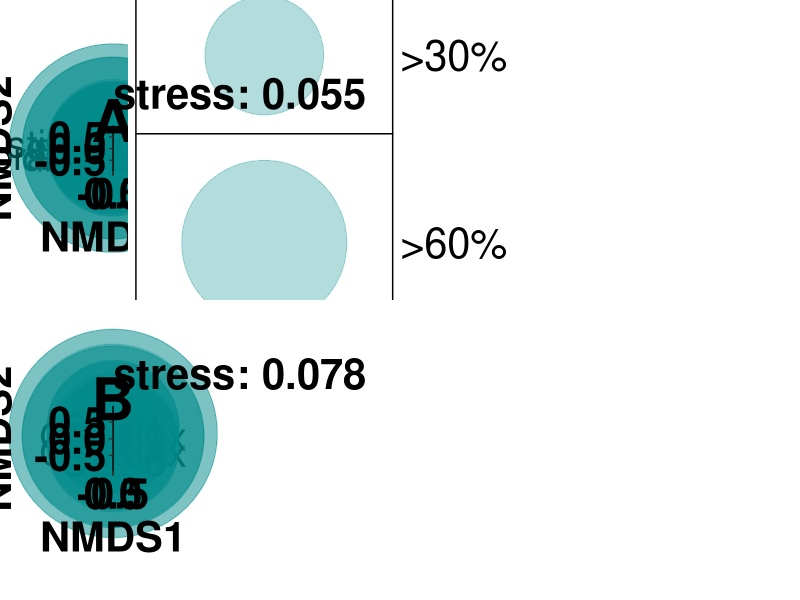

This chart was generated by the following R code:
## ---- chunk 1
knitr::opts_chunk$set(echo = TRUE)

#loading packages 

library(readr)
library(here)
library(vegan)
library(ggplot2)
library(reshape2)
library(cowplot)

#import relative lipid concentrations sorted by relative cyanobacterial biovolume

rel_lipid_conc_cyano <- read.csv(here("01_Data","Rel_lipid_conc_cyanobacteria_biovolume_ROT19.csv"), header = TRUE , sep = ";" , stringsAsFactors = FALSE, na.strings = "#NV")

#note: data frame includes two different depths: surface water (A) and chlorophyll maximum depth (B)

#note: lipid concentrations are sorted by dates of increasing cyanobacterial biovolume

## ---- chunk 2

alcohols_cyano <- rel_lipid_conc_cyano[,2:7]

rownames(alcohols_cyano) <- rel_lipid_conc_cyano$sample

meta.alcohols.cyano <-metaMDS(na.omit(alcohols_cyano), autotransform=FALSE, distance="bray", k=3, try= 100, trymax= 100)

## ---- chunk 3

FA_cyano <- rel_lipid_conc_cyano[,8:18]

#use square root transformed fatty acid data as 'arch/horseshoe' is produced with untransformed data

meta.FA.cyano <-metaMDS(sqrt(na.omit(FA_cyano)), distance="bray", autotransform=FALSE, k=3, try= 100, trymax= 100)

## ---- chunk 4

#extract NMDS scores for plotting

## NMDS scores alcohols

NMDS_cyano_alcohols_sample <- as.data.frame(scores(meta.alcohols.cyano, "sites")) 

NMDS_cyano_alcohols_species <- as.data.frame(scores(meta.alcohols.cyano, "species")) 

rownames(NMDS_cyano_alcohols_species) <- c("brassicasterol","diplopterol", "ergosterol", "sitosterol", "stigmasterol", "phytol")


## NMDS scores fatty acids

NMDS_cyano_FA_sample <- as.data.frame(scores(meta.FA.cyano, "sites"))  

NMDS_cyano_FA_species <- as.data.frame(scores(meta.FA.cyano, "species")) 

rownames(NMDS_cyano_FA_species) <- c("C14:0", "C16:1", "C16:0", "C18:3nx", "C18:2",
                                     "C18:x", "C18:1", "C18:0", "C20:3nx", "C20:4", "C22:6")


#generating vectors for cyanobacteria biovolume category 

## NA values for alcohol and FA concentrations on different sampling dates -> two different vectors

cyano_cat1 <- c(rep(0,10), rep(9,18), rep(11,6), rep(31,7),  rep(61,3), rep(81,2)) #alcohols

cyano_cat2 <- c(rep(0,10), rep(9,19), rep(11,7), rep(31,7),  rep(61,3), rep(81,2)) #fatty acids


pNMDS_cyano_alcohols <- ggplot() + ggtitle("NMDS relative alcohol concentrations", subtitle="stress: 0.055" )+
  geom_text(data=NMDS_cyano_alcohols_species,aes(x=NMDS1,y=-1*NMDS2), label= rownames(NMDS_cyano_alcohols_species), size= 10) +  
  geom_point(data=NMDS_cyano_alcohols_sample, aes(x=NMDS1,y=-1*NMDS2, size= cyano_cat1), colour= "cyan4", alpha=0.3)+ 
  scale_size(name=expression(bold(italic("Cyanophyceae")~"(% algal biovolume)")), range = c(2,70), breaks= c(0,7,11,25,50,70),
             labels=c("0%","<10%",">10%",">30%", ">60%", ">80%"))+
  xlab("NMDS1")+ylab("NMDS2")+
  annotate("text",x=-1.2,y=1.2,label="A", size=15, fontface=2, color="black")+
  coord_cartesian(ylim=c(-0.9,0.9), xlim=c(-0.9,0.9),clip="off")+
  theme(axis.line = element_line(colour = "black"), 
        panel.background = element_blank(),
        legend.key=element_rect(fill="white"),
        plot.title = element_blank(),
        plot.subtitle = element_text(size=30, face="bold"),
        legend.text=element_text(size=30),
        legend.title=element_text(size=30, face= "bold"),
        axis.text.x = element_text(size=30, face= "bold", color="black"),
        axis.text.y = element_text(size=30, face= "bold", color="black"),
        axis.title.x = element_text(size = 30, face= "bold"),
        axis.title.y = element_text(size = 30, face= "bold"),
        plot.margin = unit(c(2,1,1,1), "cm"))



pNMDS_cyano_FA <-ggplot() + ggtitle("NMDS relative FA concentrations", subtitle="stress: 0.078" )+
  geom_text(data=NMDS_cyano_FA_species,aes(x=NMDS1,y=NMDS2), label= rownames(NMDS_cyano_FA_species), size= 10) + 
  geom_point(data=NMDS_cyano_FA_sample, aes(x=NMDS1,y=NMDS2, size= cyano_cat2), colour= "cyan4", alpha=0.3)+ 
  scale_size(name="cyanobacteria (% algal biovolume)", range = c(2,70), breaks= c(2,3,7,11,25,50,70),
             labels=c("0%","<5%","<10%",">10%",">30%", ">60%", ">90%"))+
  annotate("text",x=-1.2,y=1.2,label="B", size=15, fontface=2, color="black")+
  coord_cartesian(ylim=c(-0.9,0.9), xlim=c(-0.9,0.9),clip="off")+
  xlab("NMDS1")+ylab("NMDS2")+
  theme(axis.line = element_line(colour = "black"), 
        panel.background = element_blank(),
        legend.position="none",
        plot.title = element_blank(),
        plot.subtitle = element_text(size=30, face="bold"),
        #legend.text=element_text(size=30),
        #legend.title=element_text(size=30, face= "bold"),
        axis.text.x = element_text(size=30, face= "bold", color="black"),
        axis.text.y = element_text(size=30, face= "bold", color="black"),
        axis.title.x = element_text(size = 30, face= "bold"),
        axis.title.y = element_text(size = 30, face= "bold"),
        plot.margin = unit(c(1.5,1,1,1), "cm"))

FigS9 <- plot_grid(pNMDS_cyano_alcohols, pNMDS_cyano_FA, ncol=1, align="v", axis="lr")

## ---- chunk 5

plot(FigS9)

